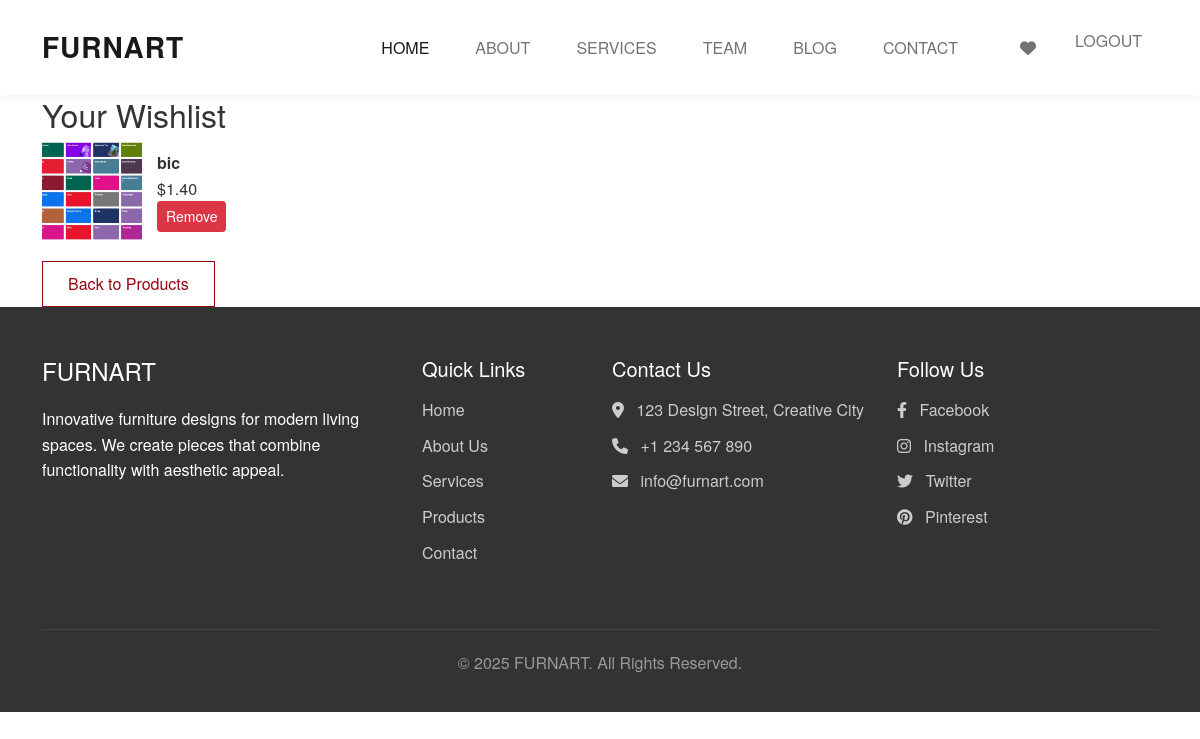
Page /wishlist/ (signed in) on the earlier database version.
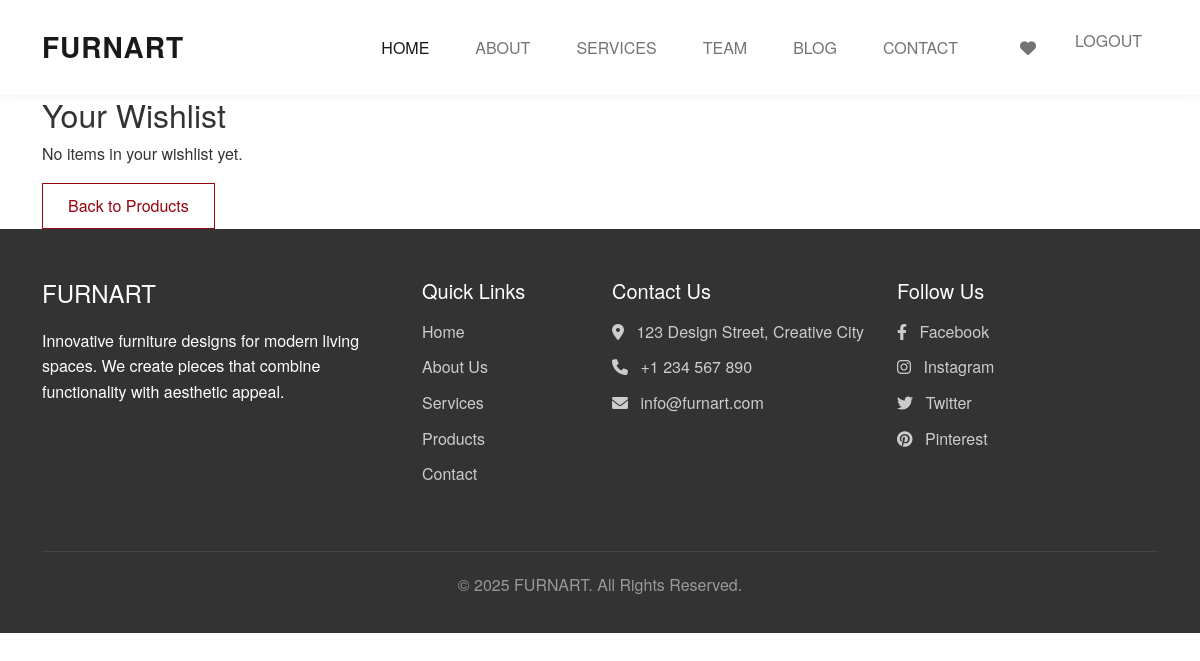
Same page on the later database version.
### ecommerce/models.py (models this page shows, shortened)
class Wishlist(models.Model):
    user=models.ForeignKey(User,on_delete=models.CASCADE,related_name='whishlist_items')
    product=models.ForeignKey(Product,on_delete=models.CASCADE)
    added_on=models.DateTimeField(auto_now_add=True)
    class Meta:
        unique_together=('user','product')
        ordering= ['-added_on']

class Product(models.Model):
    name=models.CharField(max_length=200)
    price=models.DecimalField(max_digits=10,decimal_places=2)
    description=models.TextField()
    image=models.ImageField(upload_to=product_image_path,null=True,blank=True)
    category=models.ForeignKey(Category,on_delete=models.CASCADE)
    created_by=models.ForeignKey(User,on_delete=models.SET_NULL,null=True,related_name='products_created')
    created_at=models.DateTimeField(auto_now_add=True)
    updated_at=models.DateTimeField(auto_now=True)

### ecommerce/views.py (the view)
# urls.py: path('wishlist/', views.wishlist_view, name='wishlist_view'),
def wishlist_view(request):
    if not request.user.is_authenticated:
        return redirect('login')
    wishlist_items = Wishlist.objects.filter(user=request.user).select_related('product')
    return render(request, 'ecommerce/wishlist.html', {'wishlist_items': wishlist_items})

### templates/ecommerce/wishlist.html (shortened to what this page needs)
{% extends 'ecommerce/base.html' %}
{% load static %}
{% block content %}
<div class="container">
    <h2>Your Wishlist</h2>
    <ul style="list-style: none; padding: 0;">
        {% for item in wishlist_items %}
            <li style="margin-bottom: 20px; display: flex; align-items: center;">
                {% if item.product.image %}
                    <img src="{{ item.product.image.url }}" alt="{{ item.product.name }}" width="100" height="100" style="object-fit: cover; margin-right: 15px;">
                {% else %}
                    <img src="{% static 'ecommerce/default-image.jpg' %}" alt="No image" width="100" height="100" style="object-fit: cover; margin-right: 15px;">
                {% endif %}
                <div>
                    <strong>{{ item.product.name }}</strong><br>
                    <span>${{ item.product.price }}</span><br>
                    <form method="post" action="{% url 'remove_from_wishlist' item.id %}" style="display:inline;">
                        <button type="submit" class="btn btn-danger btn-sm">Remove</button>
                    </form>
                </div>
            </li>
        {% empty %}
            <li>No items in your wishlist yet.</li>
        {% endfor %}
    </ul>
    <a href="{% url 'product_list' %}" class="btn btn-secondary">Back to Products</a>
</div>
{% endblock %}

Differences in the rows shown:
removed Wishlist: product.image (picture), product.name "bic", product.price "1.40"
Other differences:
text now shown: "No items in your wishlist yet."
